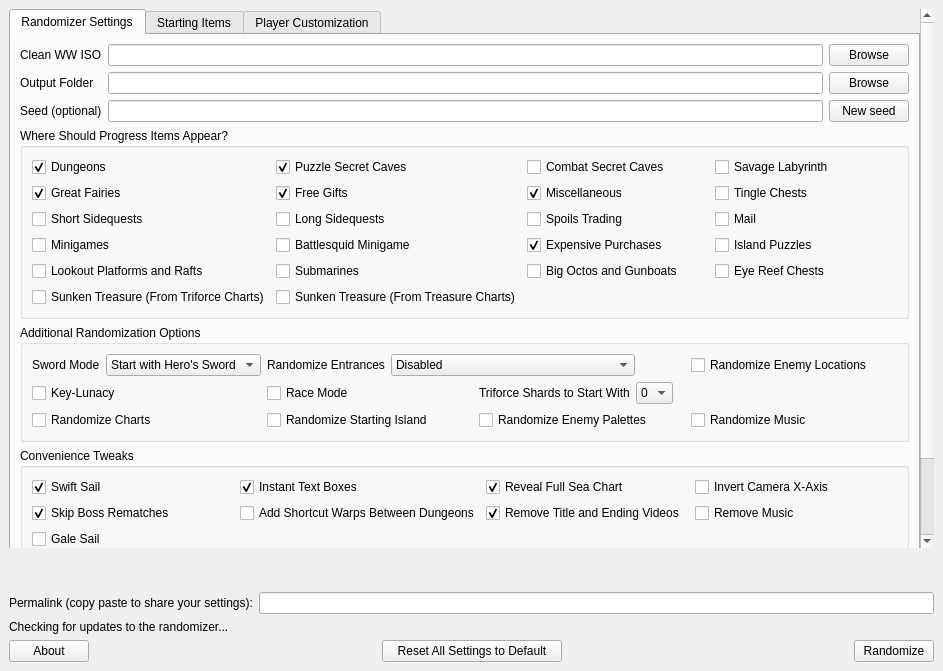
<?xml version="1.0" encoding="UTF-8"?>
<ui version="4.0">
 <class>MainWindow</class>
 <widget class="QMainWindow" name="MainWindow">
  <property name="geometry">
   <rect>
    <x>0</x>
    <y>0</y>
    <width>943</width>
    <height>671</height>
   </rect>
  </property>
  <property name="windowTitle">
   <string>Wind Waker Randomizer</string>
  </property>
  <widget class="QWidget" name="centralwidget">
   <layout class="QVBoxLayout" name="verticalLayout">
    <item>
     <widget class="QScrollArea" name="scrollArea">
      <property name="frameShape">
       <enum>QFrame::NoFrame</enum>
      </property>
      <property name="widgetResizable">
       <bool>true</bool>
      </property>
      <widget class="QWidget" name="scrollAreaWidgetContents_3">
       <property name="geometry">
        <rect>
         <x>0</x>
         <y>0</y>
         <width>908</width>
         <height>546</height>
        </rect>
       </property>
       <layout class="QVBoxLayout" name="verticalLayout_4">
        <property name="margin">
         <number>0</number>
        </property>
        <item>
         <widget class="QTabWidget" name="tabWidget">
          <property name="enabled">
           <bool>true</bool>
          </property>
          <property name="currentIndex">
           <number>0</number>
          </property>
          <widget class="QWidget" name="tab">
           <attribute name="title">
            <string>Randomizer Settings</string>
           </attribute>
           <layout class="QVBoxLayout" name="verticalLayout_2">
            <item>
             <layout class="QGridLayout" name="gridLayout">
              <item row="2" column="1">
               <widget class="QLineEdit" name="seed"/>
              </item>
              <item row="0" column="0">
               <widget class="QLabel" name="label">
                <property name="text">
                 <string>Clean WW ISO</string>
                </property>
               </widget>
              </item>
              <item row="0" column="1">
               <widget class="QLineEdit" name="clean_iso_path"/>
              </item>
              <item row="1" column="0">
               <widget class="QLabel" name="label_2">
                <property name="text">
                 <string>Output Folder</string>
                </property>
               </widget>
              </item>
              <item row="1" column="1">
               <widget class="QLineEdit" name="output_folder"/>
              </item>
              <item row="1" column="2">
               <widget class="QPushButton" name="output_folder_browse_button">
                <property name="text">
                 <string>Browse</string>
                </property>
               </widget>
              </item>
              <item row="2" column="0">
               <widget class="QLabel" name="label_3">
                <property name="text">
                 <string>Seed (optional)</string>
                </property>
               </widget>
              </item>
              <item row="2" column="2">
               <widget class="QPushButton" name="generate_seed_button">
                <property name="text">
                 <string>New seed</string>
                </property>
               </widget>
              </item>
              <item row="0" column="2">
               <widget class="QPushButton" name="clean_iso_path_browse_button">
                <property name="text">
                 <string>Browse</string>
                </property>
               </widget>
              </item>
             </layout>
            </item>
            <item>
             <widget class="QGroupBox" name="groupBox">
              <property name="title">
               <string>Where Should Progress Items Appear?</string>
              </property>
              <layout class="QGridLayout" name="gridLayout_2">
               <item row="7" column="0">
                <widget class="QCheckBox" name="progression_platforms_rafts">
                 <property name="text">
                  <string>Lookout Platforms and Rafts</string>
                 </property>
                </widget>
               </item>
               <item row="4" column="1">
                <widget class="QCheckBox" name="progression_long_sidequests">
                 <property name="text">
                  <string>Long Sidequests</string>
                 </property>
                </widget>
               </item>
               <item row="0" column="0">
                <widget class="QCheckBox" name="progression_dungeons">
                 <property name="text">
                  <string>Dungeons</string>
                 </property>
                 <property name="checked">
                  <bool>true</bool>
                 </property>
                </widget>
               </item>
               <item row="4" column="0">
                <widget class="QCheckBox" name="progression_short_sidequests">
                 <property name="text">
                  <string>Short Sidequests</string>
                 </property>
                </widget>
               </item>
               <item row="9" column="1">
                <widget class="QCheckBox" name="progression_treasure_charts">
                 <property name="text">
                  <string>Sunken Treasure (From Treasure Charts)</string>
                 </property>
                </widget>
               </item>
               <item row="7" column="1">
                <widget class="QCheckBox" name="progression_submarines">
                 <property name="text">
                  <string>Submarines</string>
                 </property>
                 <property name="checked">
                  <bool>false</bool>
                 </property>
                </widget>
               </item>
               <item row="9" column="0">
                <widget class="QCheckBox" name="progression_triforce_charts">
                 <property name="text">
                  <string>Sunken Treasure (From Triforce Charts)</string>
                 </property>
                </widget>
               </item>
               <item row="4" column="2">
                <widget class="QCheckBox" name="progression_spoils_trading">
                 <property name="text">
                  <string>Spoils Trading</string>
                 </property>
                </widget>
               </item>
               <item row="6" column="0">
                <widget class="QCheckBox" name="progression_minigames">
                 <property name="text">
                  <string>Minigames</string>
                 </property>
                </widget>
               </item>
               <item row="6" column="1">
                <widget class="QCheckBox" name="progression_battlesquid">
                 <property name="text">
                  <string>Battlesquid Minigame</string>
                 </property>
                </widget>
               </item>
               <item row="7" column="2">
                <widget class="QCheckBox" name="progression_big_octos_gunboats">
                 <property name="text">
                  <string>Big Octos and Gunboats</string>
                 </property>
                </widget>
               </item>
               <item row="6" column="2">
                <widget class="QCheckBox" name="progression_expensive_purchases">
                 <property name="text">
                  <string>Expensive Purchases</string>
                 </property>
                 <property name="checked">
                  <bool>true</bool>
                 </property>
                </widget>
               </item>
               <item row="1" column="0">
                <widget class="QCheckBox" name="progression_great_fairies">
                 <property name="text">
                  <string>Great Fairies</string>
                 </property>
                 <property name="checked">
                  <bool>true</bool>
                 </property>
                </widget>
               </item>
               <item row="0" column="2">
                <widget class="QCheckBox" name="progression_combat_secret_caves">
                 <property name="text">
                  <string>Combat Secret Caves</string>
                 </property>
                </widget>
               </item>
               <item row="1" column="1">
                <widget class="QCheckBox" name="progression_free_gifts">
                 <property name="text">
                  <string>Free Gifts</string>
                 </property>
                 <property name="checked">
                  <bool>true</bool>
                 </property>
                </widget>
               </item>
               <item row="0" column="3">
                <widget class="QCheckBox" name="progression_savage_labyrinth">
                 <property name="text">
                  <string>Savage Labyrinth</string>
                 </property>
                </widget>
               </item>
               <item row="0" column="1">
                <widget class="QCheckBox" name="progression_puzzle_secret_caves">
                 <property name="text">
                  <string>Puzzle Secret Caves</string>
                 </property>
                 <property name="checked">
                  <bool>true</bool>
                 </property>
                </widget>
               </item>
               <item row="1" column="2">
                <widget class="QCheckBox" name="progression_misc">
                 <property name="text">
                  <string>Miscellaneous</string>
                 </property>
                 <property name="checked">
                  <bool>true</bool>
                 </property>
                </widget>
               </item>
               <item row="7" column="3">
                <widget class="QCheckBox" name="progression_eye_reef_chests">
                 <property name="text">
                  <string>Eye Reef Chests</string>
                 </property>
                </widget>
               </item>
               <item row="4" column="3">
                <widget class="QCheckBox" name="progression_mail">
                 <property name="text">
                  <string>Mail</string>
                 </property>
                </widget>
               </item>
               <item row="1" column="3">
                <widget class="QCheckBox" name="progression_tingle_chests">
                 <property name="text">
                  <string>Tingle Chests</string>
                 </property>
                </widget>
               </item>
               <item row="6" column="3">
                <widget class="QCheckBox" name="progression_island_puzzles">
                 <property name="text">
                  <string>Island Puzzles</string>
                 </property>
                </widget>
               </item>
              </layout>
             </widget>
            </item>
            <item>
             <widget class="QGroupBox" name="groupBox_3">
              <property name="title">
               <string>Additional Randomization Options</string>
              </property>
              <layout class="QGridLayout" name="gridLayout_3">
               <item row="0" column="0">
                <layout class="QHBoxLayout" name="horizontalLayout_5">
                 <item>
                  <widget class="QLabel" name="label_for_sword_mode">
                   <property name="text">
                    <string>Sword Mode</string>
                   </property>
                  </widget>
                 </item>
                 <item>
                  <widget class="QComboBox" name="sword_mode">
                   <item>
                    <property name="text">
                     <string>Start with Hero's Sword</string>
                    </property>
                   </item>
                   <item>
                    <property name="text">
                     <string>No Starting Sword</string>
                    </property>
                   </item>
                   <item>
                    <property name="text">
                     <string>Swordless</string>
                    </property>
                   </item>
                  </widget>
                 </item>
                </layout>
               </item>
               <item row="2" column="0">
                <widget class="QCheckBox" name="randomize_charts">
                 <property name="text">
                  <string>Randomize Charts</string>
                 </property>
                </widget>
               </item>
               <item row="2" column="1">
                <widget class="QCheckBox" name="randomize_starting_island">
                 <property name="text">
                  <string>Randomize Starting Island</string>
                 </property>
                </widget>
               </item>
               <item row="1" column="0">
                <widget class="QCheckBox" name="keylunacy">
                 <property name="text">
                  <string>Key-Lunacy</string>
                 </property>
                </widget>
               </item>
               <item row="1" column="2">
                <layout class="QHBoxLayout" name="horizontalLayout_2">
                 <item>
                  <widget class="QLabel" name="label_for_num_starting_triforce_shards">
                   <property name="sizePolicy">
                    <sizepolicy hsizetype="Maximum" vsizetype="Preferred">
                     <horstretch>0</horstretch>
                     <verstretch>0</verstretch>
                    </sizepolicy>
                   </property>
                   <property name="text">
                    <string>Triforce Shards to Start With</string>
                   </property>
                  </widget>
                 </item>
                 <item>
                  <widget class="QComboBox" name="num_starting_triforce_shards">
                   <property name="maximumSize">
                    <size>
                     <width>40</width>
                     <height>16777215</height>
                    </size>
                   </property>
                   <item>
                    <property name="text">
                     <string>0</string>
                    </property>
                   </item>
                   <item>
                    <property name="text">
                     <string>1</string>
                    </property>
                   </item>
                   <item>
                    <property name="text">
                     <string>2</string>
                    </property>
                   </item>
                   <item>
                    <property name="text">
                     <string>3</string>
                    </property>
                   </item>
                   <item>
                    <property name="text">
                     <string>4</string>
                    </property>
                   </item>
                   <item>
                    <property name="text">
                     <string>5</string>
                    </property>
                   </item>
                   <item>
                    <property name="text">
                     <string>6</string>
                    </property>
                   </item>
                   <item>
                    <property name="text">
                     <string>7</string>
                    </property>
                   </item>
                   <item>
                    <property name="text">
                     <string>8</string>
                    </property>
                   </item>
                  </widget>
                 </item>
                 <item>
                  <widget class="QWidget" name="widget" native="true"/>
                 </item>
                </layout>
               </item>
               <item row="1" column="1">
                <widget class="QCheckBox" name="race_mode">
                 <property name="text">
                  <string>Race Mode</string>
                 </property>
                </widget>
               </item>
               <item row="0" column="1" colspan="2">
                <layout class="QHBoxLayout" name="horizontalLayout_8">
                 <item>
                  <widget class="QLabel" name="label_for_randomize_entrances">
                   <property name="text">
                    <string>Randomize Entrances</string>
                   </property>
                  </widget>
                 </item>
                 <item>
                  <widget class="QComboBox" name="randomize_entrances">
                   <item>
                    <property name="text">
                     <string>Disabled</string>
                    </property>
                   </item>
                   <item>
                    <property name="text">
                     <string>Dungeons</string>
                    </property>
                   </item>
                   <item>
                    <property name="text">
                     <string>Secret Caves</string>
                    </property>
                   </item>
                   <item>
                    <property name="text">
                     <string>Dungeons &amp; Secret Caves (Separately)</string>
                    </property>
                   </item>
                   <item>
                    <property name="text">
                     <string>Dungeons &amp; Secret Caves (Together)</string>
                    </property>
                   </item>
                  </widget>
                 </item>
                 <item>
                  <widget class="QWidget" name="widget_2" native="true"/>
                 </item>
                </layout>
               </item>
               <item row="2" column="3">
                <widget class="QCheckBox" name="randomize_music">
                 <property name="text">
                  <string>Randomize Music</string>
                 </property>
                </widget>
               </item>
               <item row="2" column="2">
                <widget class="QCheckBox" name="randomize_enemy_palettes">
                 <property name="text">
                  <string>Randomize Enemy Palettes</string>
                 </property>
                </widget>
               </item>
               <item row="0" column="3">
                <widget class="QCheckBox" name="randomize_enemies">
                 <property name="text">
                  <string>Randomize Enemy Locations</string>
                 </property>
                </widget>
               </item>
               <item row="1" column="3">
                <widget class="QWidget" name="widget_5" native="true"/>
               </item>
              </layout>
             </widget>
            </item>
            <item>
             <widget class="QGroupBox" name="groupBox_2">
              <property name="title">
               <string>Convenience Tweaks</string>
              </property>
              <layout class="QGridLayout" name="gridLayout_4">
               <item row="0" column="1">
                <widget class="QCheckBox" name="instant_text_boxes">
                 <property name="text">
                  <string>Instant Text Boxes</string>
                 </property>
                 <property name="checked">
                  <bool>true</bool>
                 </property>
                </widget>
               </item>
               <item row="1" column="0">
                <widget class="QCheckBox" name="skip_rematch_bosses">
                 <property name="text">
                  <string>Skip Boss Rematches</string>
                 </property>
                 <property name="checked">
                  <bool>true</bool>
                 </property>
                </widget>
               </item>
               <item row="0" column="2">
                <widget class="QCheckBox" name="reveal_full_sea_chart">
                 <property name="text">
                  <string>Reveal Full Sea Chart</string>
                 </property>
                 <property name="checked">
                  <bool>true</bool>
                 </property>
                </widget>
               </item>
               <item row="1" column="1">
                <widget class="QCheckBox" name="add_shortcut_warps_between_dungeons">
                 <property name="text">
                  <string>Add Shortcut Warps Between Dungeons</string>
                 </property>
                </widget>
               </item>
               <item row="0" column="0">
                <widget class="QCheckBox" name="swift_sail">
                 <property name="text">
                  <string>Swift Sail</string>
                 </property>
                 <property name="checked">
                  <bool>true</bool>
                 </property>
                </widget>
               </item>
               <item row="1" column="2">
                <widget class="QCheckBox" name="remove_title_and_ending_videos">
                 <property name="text">
                  <string>Remove Title and Ending Videos</string>
                 </property>
                 <property name="checked">
                  <bool>true</bool>
                 </property>
                </widget>
               </item>
               <item row="1" column="3">
                <widget class="QCheckBox" name="remove_music">
                 <property name="text">
                  <string>Remove Music</string>
                 </property>
                </widget>
               </item>
               <item row="2" column="0">
                <widget class="QCheckBox" name="gale_sail">
                 <property name="text">
                  <string>Gale Sail</string>
                 </property>
                </widget>
               </item>
               <item row="0" column="3">
                <widget class="QCheckBox" name="invert_camera_x_axis">
                 <property name="text">
                  <string>Invert Camera X-Axis</string>
                 </property>
                </widget>
               </item>
              </layout>
             </widget>
            </item>
            <item>
             <widget class="QGroupBox" name="groupBox_4">
              <property name="title">
               <string>Advanced Options</string>
              </property>
              <layout class="QGridLayout" name="gridLayout_6">
               <item row="0" column="1">
                <widget class="QCheckBox" name="disable_tingle_chests_with_tingle_bombs">
                 <property name="text">
                  <string>Tingle Bombs Don't Open Tingle Chests</string>
                 </property>
                </widget>
               </item>
               <item row="0" column="0">
                <widget class="QCheckBox" name="do_not_generate_spoiler_log">
                 <property name="text">
                  <string>Do Not Generate Spoiler Log</string>
                 </property>
                </widget>
               </item>
               <item row="0" column="2">
                <widget class="QWidget" name="widget_3" native="true"/>
               </item>
               <item row="0" column="3">
                <widget class="QWidget" name="widget_4" native="true"/>
               </item>
              </layout>
             </widget>
            </item>
           </layout>
          </widget>
          <widget class="QWidget" name="tab_3">
           <property name="enabled">
            <bool>true</bool>
           </property>
           <attribute name="title">
            <string>Starting Items</string>
           </attribute>
           <layout class="QVBoxLayout" name="verticalLayout_10">
            <item>
             <layout class="QHBoxLayout" name="horizontalLayout_9">
              <item>
               <layout class="QVBoxLayout" name="verticalLayout_8">
                <item>
                 <widget class="QLabel" name="label_for_randomized_gear">
                  <property name="text">
                   <string>Randomized Gear</string>
                  </property>
                 </widget>
                </item>
                <item>
                 <widget class="QListView" name="randomized_gear">
                  <property name="editTriggers">
                   <set>QAbstractItemView::NoEditTriggers</set>
                  </property>
                  <property name="selectionMode">
                   <enum>QAbstractItemView::ExtendedSelection</enum>
                  </property>
                 </widget>
                </item>
               </layout>
              </item>
              <item>
               <layout class="QVBoxLayout" name="verticalLayout_7">
                <item>
                 <spacer name="verticalSpacer_3">
                  <property name="orientation">
                   <enum>Qt::Vertical</enum>
                  </property>
                  <property name="sizeHint" stdset="0">
                   <size>
                    <width>20</width>
                    <height>40</height>
                   </size>
                  </property>
                 </spacer>
                </item>
                <item>
                 <widget class="QPushButton" name="remove_gear">
                  <property name="minimumSize">
                   <size>
                    <width>0</width>
                    <height>80</height>
                   </size>
                  </property>
                  <property name="text">
                   <string>&lt;-</string>
                  </property>
                 </widget>
                </item>
                <item>
                 <widget class="QPushButton" name="add_gear">
                  <property name="minimumSize">
                   <size>
                    <width>0</width>
                    <height>80</height>
                   </size>
                  </property>
                  <property name="text">
                   <string>-&gt;</string>
                  </property>
                 </widget>
                </item>
                <item>
                 <spacer name="verticalSpacer_4">
                  <property name="orientation">
                   <enum>Qt::Vertical</enum>
                  </property>
                  <property name="sizeHint" stdset="0">
                   <size>
                    <width>20</width>
                    <height>40</height>
                   </size>
                  </property>
                 </spacer>
                </item>
               </layout>
              </item>
              <item>
               <layout class="QVBoxLayout" name="verticalLayout_9">
                <item>
                 <widget class="QLabel" name="label_for_starting_gear">
                  <property name="text">
                   <string>Starting Gear</string>
                  </property>
                 </widget>
                </item>
                <item>
                 <widget class="QListView" name="starting_gear">
                  <property name="editTriggers">
                   <set>QAbstractItemView::NoEditTriggers</set>
                  </property>
                  <property name="selectionMode">
                   <enum>QAbstractItemView::ExtendedSelection</enum>
                  </property>
                 </widget>
                </item>
               </layout>
              </item>
             </layout>
            </item>
            <item>
             <layout class="QHBoxLayout" name="horizontalLayout_10">
              <item>
               <widget class="QLabel" name="label_6">
                <property name="text">
                 <string>Heart Containers</string>
                </property>
               </widget>
              </item>
              <item>
               <widget class="QSpinBox" name="starting_hcs">
                <property name="layoutDirection">
                 <enum>Qt::LeftToRight</enum>
                </property>
                <property name="maximum">
                 <number>6</number>
                </property>
                <property name="value">
                 <number>0</number>
                </property>
                <property name="displayIntegerBase" stdset="0">
                 <number>10</number>
                </property>
               </widget>
              </item>
              <item>
               <widget class="QLabel" name="label_5">
                <property name="text">
                 <string>Heart Pieces</string>
                </property>
               </widget>
              </item>
              <item>
               <widget class="QSpinBox" name="starting_pohs">
                <property name="maximum">
                 <number>44</number>
                </property>
                <property name="value">
                 <number>0</number>
                </property>
                <property name="displayIntegerBase" stdset="0">
                 <number>10</number>
                </property>
               </widget>
              </item>
              <item>
               <widget class="QLabel" name="current_health">
                <property name="text">
                 <string>Current Starting Health: 3 hearts</string>
                </property>
               </widget>
              </item>
              <item>
               <spacer name="horizontalSpacer_3">
                <property name="orientation">
                 <enum>Qt::Horizontal</enum>
                </property>
                <property name="sizeHint" stdset="0">
                 <size>
                  <width>40</width>
                  <height>20</height>
                 </size>
                </property>
               </spacer>
              </item>
             </layout>
            </item>
           </layout>
          </widget>
          <widget class="QWidget" name="tab_2">
           <attribute name="title">
            <string>Player Customization</string>
           </attribute>
           <layout class="QVBoxLayout" name="verticalLayout_3">
            <item>
             <layout class="QGridLayout" name="gridLayout_5">
              <item row="0" column="0">
               <layout class="QHBoxLayout" name="horizontalLayout_3">
                <item>
                 <widget class="QLabel" name="label_for_custom_player_model">
                  <property name="text">
                   <string>Player Model</string>
                  </property>
                 </widget>
                </item>
                <item>
                 <widget class="QComboBox" name="custom_player_model"/>
                </item>
               </layout>
              </item>
              <item row="1" column="0">
               <layout class="QHBoxLayout" name="horizontalLayout_12">
                <item>
                 <widget class="QLabel" name="label_for_custom_color_preset">
                  <property name="text">
                   <string>Color Preset</string>
                  </property>
                 </widget>
                </item>
                <item>
                 <widget class="QComboBox" name="custom_color_preset"/>
                </item>
               </layout>
              </item>
              <item row="1" column="1">
               <layout class="QHBoxLayout" name="horizontalLayout_11">
                <item>
                 <widget class="QPushButton" name="randomize_all_custom_colors_together">
                  <property name="text">
                   <string>Randomize Colors Orderly</string>
                  </property>
                 </widget>
                </item>
                <item>
                 <widget class="QPushButton" name="randomize_all_custom_colors_separately">
                  <property name="text">
                   <string>Randomize Colors Chaotically</string>
                  </property>
                 </widget>
                </item>
               </layout>
              </item>
              <item row="0" column="1">
               <layout class="QHBoxLayout" name="horizontalLayout_7">
                <item>
                 <widget class="QCheckBox" name="player_in_casual_clothes">
                  <property name="text">
                   <string>Casual Clothes</string>
                  </property>
                 </widget>
                </item>
                <item>
                 <widget class="QCheckBox" name="disable_custom_player_voice">
                  <property name="text">
                   <string>Disable Custom Voice</string>
                  </property>
                 </widget>
                </item>
                <item>
                 <widget class="QCheckBox" name="disable_custom_player_items">
                  <property name="text">
                   <string>Disable Custom Items</string>
                  </property>
                 </widget>
                </item>
               </layout>
              </item>
             </layout>
            </item>
            <item>
             <widget class="QLabel" name="custom_model_comment">
              <property name="maximumSize">
               <size>
                <width>810</width>
                <height>16777215</height>
               </size>
              </property>
              <property name="text">
               <string/>
              </property>
              <property name="wordWrap">
               <bool>true</bool>
              </property>
             </widget>
            </item>
            <item>
             <layout class="QHBoxLayout" name="horizontalLayout_6">
              <item>
               <layout class="QVBoxLayout" name="verticalLayout_5">
                <item>
                 <layout class="QVBoxLayout" name="custom_colors_layout"/>
                </item>
                <item>
                 <spacer name="verticalSpacer">
                  <property name="orientation">
                   <enum>Qt::Vertical</enum>
                  </property>
                  <property name="sizeHint" stdset="0">
                   <size>
                    <width>20</width>
                    <height>40</height>
                   </size>
                  </property>
                 </spacer>
                </item>
               </layout>
              </item>
              <item>
               <layout class="QVBoxLayout" name="verticalLayout_6">
                <item>
                 <widget class="QLabel" name="custom_model_preview_label">
                  <property name="text">
                   <string/>
                  </property>
                 </widget>
                </item>
                <item>
                 <spacer name="verticalSpacer_2">
                  <property name="orientation">
                   <enum>Qt::Vertical</enum>
                  </property>
                  <property name="sizeHint" stdset="0">
                   <size>
                    <width>20</width>
                    <height>40</height>
                   </size>
                  </property>
                 </spacer>
                </item>
               </layout>
              </item>
             </layout>
            </item>
           </layout>
          </widget>
         </widget>
        </item>
       </layout>
      </widget>
     </widget>
    </item>
    <item>
     <widget class="QLabel" name="option_description">
      <property name="minimumSize">
       <size>
        <width>0</width>
        <height>32</height>
       </size>
      </property>
      <property name="text">
       <string/>
      </property>
      <property name="wordWrap">
       <bool>true</bool>
      </property>
     </widget>
    </item>
    <item>
     <layout class="QHBoxLayout" name="horizontalLayout_4">
      <item>
       <widget class="QLabel" name="label_4">
        <property name="text">
         <string>Permalink (copy paste to share your settings):</string>
        </property>
       </widget>
      </item>
      <item>
       <widget class="QLineEdit" name="permalink"/>
      </item>
     </layout>
    </item>
    <item>
     <widget class="QLabel" name="update_checker_label">
      <property name="text">
       <string>Checking for updates to the randomizer...</string>
      </property>
      <property name="openExternalLinks">
       <bool>true</bool>
      </property>
     </widget>
    </item>
    <item>
     <layout class="QHBoxLayout" name="horizontalLayout">
      <item>
       <widget class="QPushButton" name="about_button">
        <property name="text">
         <string>About</string>
        </property>
       </widget>
      </item>
      <item>
       <spacer name="horizontalSpacer">
        <property name="orientation">
         <enum>Qt::Horizontal</enum>
        </property>
        <property name="sizeHint" stdset="0">
         <size>
          <width>40</width>
          <height>20</height>
         </size>
        </property>
       </spacer>
      </item>
      <item>
       <widget class="QPushButton" name="reset_settings_to_default">
        <property name="minimumSize">
         <size>
          <width>180</width>
          <height>0</height>
         </size>
        </property>
        <property name="text">
         <string>Reset All Settings to Default</string>
        </property>
       </widget>
      </item>
      <item>
       <spacer name="horizontalSpacer_2">
        <property name="orientation">
         <enum>Qt::Horizontal</enum>
        </property>
        <property name="sizeHint" stdset="0">
         <size>
          <width>40</width>
          <height>20</height>
         </size>
        </property>
       </spacer>
      </item>
      <item>
       <widget class="QPushButton" name="randomize_button">
        <property name="text">
         <string>Randomize</string>
        </property>
       </widget>
      </item>
     </layout>
    </item>
   </layout>
  </widget>
 </widget>
 <resources/>
 <connections/>
</ui>
